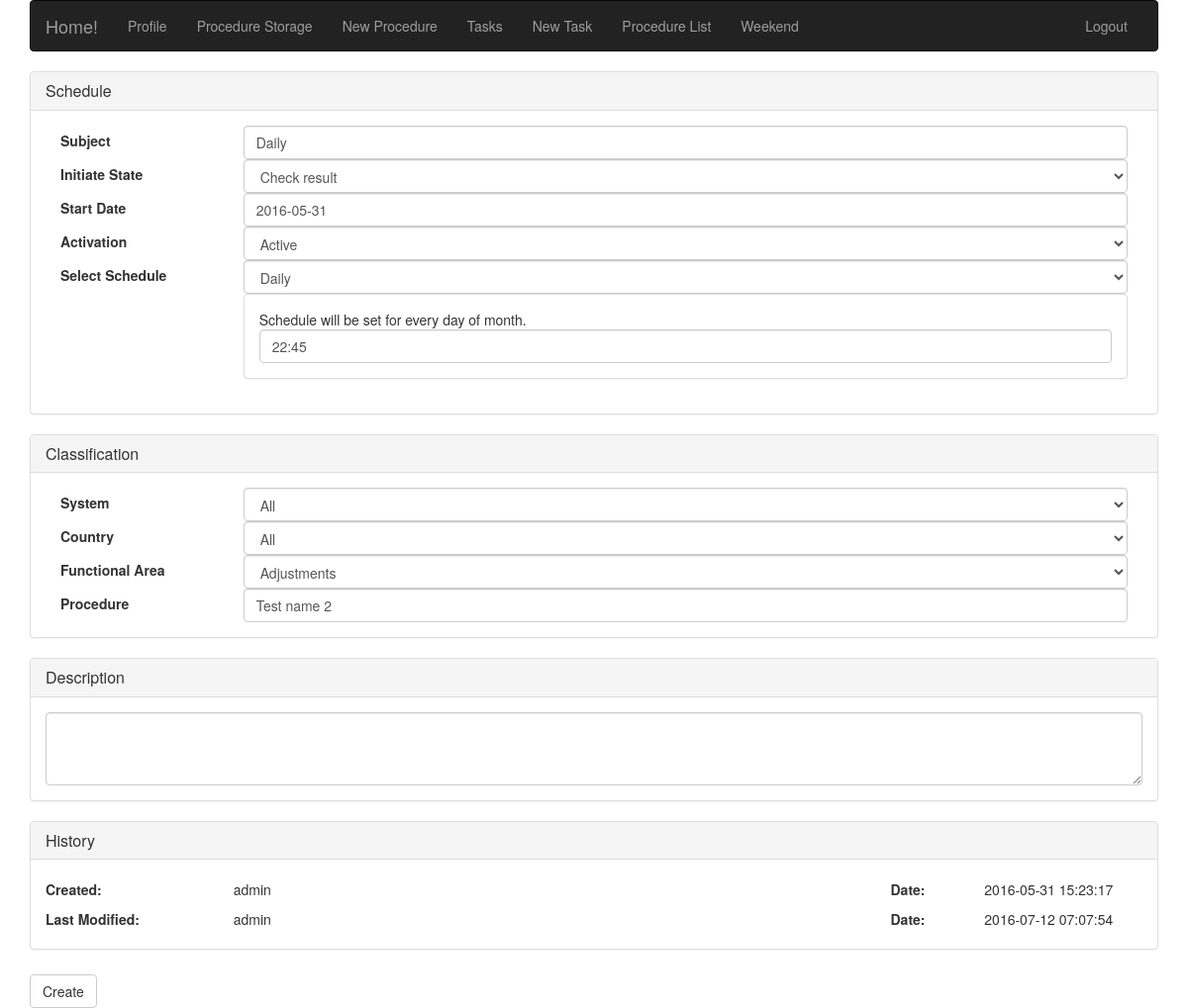
The page /edit_task.php?taskID=2 (signed in) on the database its author committed.
### tables this page shows
CREATE TABLE IF NOT EXISTS `taskdates` (
  `taskdateid` int(11) NOT NULL,
  `taskid` int(11) NOT NULL,
  `taskstartdate` date NOT NULL,
  `year` varchar(50) NOT NULL,
  `month` varchar(50) NOT NULL,
  `week` varchar(50) NOT NULL,
  `weekday` varchar(50) NOT NULL,
  `day` varchar(50) NOT NULL
);

CREATE TABLE IF NOT EXISTS `tasks` (
  `taskid` int(11) NOT NULL,
  `taskname` varchar(250) NOT NULL,
  `taskinitstate` int(11) NOT NULL,
  `tasksystem` int(11) NOT NULL,
  `taskcountry` int(11) NOT NULL,
  `taskfuncarea` int(11) NOT NULL,
  `taskprocedure` int(11) NOT NULL,
  `taskdescription` text NOT NULL,
  `taskschedtype` int(11) NOT NULL,
  `taskobsolite` int(11) NOT NULL DEFAULT '1',
  `taskcreatename` varchar(20) NOT NULL,
  `taskcreatedate` datetime NOT NULL,
  `taskmodname` varchar(20) NOT NULL,
  `taskmoddate` timestamp NOT NULL DEFAULT CURRENT_TIMESTAMP ON UPDATE CURRENT_TIMESTAMP
);

CREATE TABLE IF NOT EXISTS `tasktimes` (
  `tasktimeid` int(11) NOT NULL,
  `taskid` int(11) NOT NULL,
  `starttime` time NOT NULL
);

CREATE TABLE IF NOT EXISTS `procedures` (
  `ProcID` int(11) NOT NULL,
  `ProcTitle` varchar(250) NOT NULL,
  `ProcSystem` int(11) NOT NULL,
  `ProcCountry` int(11) NOT NULL,
  `ProcFuncArea` int(11) NOT NULL,
  `ProcDescript` text NOT NULL,
  `ProcDependecies` text NOT NULL,
  `ProcAccess` text NOT NULL,
  `ProcDescription` text NOT NULL,
  `ProcTroubleshooting` text NOT NULL,
  `ProcImpact` text NOT NULL,
  `procstate` int(11) NOT NULL DEFAULT '1',
  `procversion` int(11) NOT NULL DEFAULT '1',
  `proccreatedate` datetime NOT NULL,
  `proccreatename` varchar(300) NOT NULL,
  `procmoddate` datetime NOT NULL DEFAULT CURRENT_TIMESTAMP,
  `procmodname` varchar(300) NOT NULL
);

### adds/queries.php (called while the page is built, shortened)
<?php
	$link = mysqli_connect(DB_HOST, DB_USER, DB_PASS, DB_NAME)or die("Cannot Connect");
	function selectAll($tableName = "countries", $order = 2){
		$link = mysqli_connect(DB_HOST, DB_USER, DB_PASS, DB_NAME)or die("Cannot Connect");
		$sql="SELECT*FROM $tableName ORDER BY $order ASC";
		return(mysqli_fetch_all($link->query($sql)));
	}
    function selectInitState(){
        $link = mysqli_connect(DB_HOST, DB_USER, DB_PASS, DB_NAME)or die("Cannot Connect");
        $sql="SELECT * FROM taskstate WHERE taskstateid = 0 || taskstateid = 1";
        return(mysqli_fetch_all($link->query($sql)));
    }
    function selectEditTask($taskid){
        global $link;
        $sql = "SELECT
                    T.taskid,
                    T.taskname,
                    T.taskinitstate,
                    TD.taskstartdate,
                    T.taskschedtype,
                    T.tasksystem,
                    T.taskcountry,
                    T.taskfuncarea,
                    T.taskprocedure,
                    T.taskdescription,
                    T.taskobsolite,
                    T.taskcreatename,
                    T.taskcreatedate,
                    T.taskmodname,
                    T.taskmoddate
                FROM
                    tasks T, taskdates TD
                WHERE
                    T.taskid = TD.taskid
                    AND
                    T.taskid = '$taskid'";
        return(mysqli_fetch_all($link->query($sql)));
    }
    function selectEditTaskProcedure($procid){
        global $link;
        $sql = "SELECT ProcTitle FROM procedures WHERE ProcID = '$procid'";
        return(mysqli_fetch_all($link->query($sql)));
    }
    function selectEditTaskTimes($taskid){
        global $link;
        $sql = "SELECT tasktimeid, starttime FROM tasktimes where taskid = '$taskid'";
        return(mysqli_fetch_all($link->query($sql)));
    }
    function selectEditTaskActive($taskid){
        global $link;
        $sql = "SELECT taskobsolite FROM tasks WHERE taskid = '$taskid'";
        return(mysqli_fetch_all($link->query($sql)));
    }
?>

### edit_task.php (the view, shortened to what this page needs)
<?php
	$globalTaskID = $_GET['taskID'];
?>
<!DOCTYPE html>
<html lang="en">
<head>
	<link rel="stylesheet" type="text/css" href="/root/PS/css/bootstrap.css">
	<link rel="stylesheet" type="text/css" href="/root/PS/css/my_style.css">
	<link rel="stylesheet" type="text/css" href="/root/PS/css/bootstrap-datetimepicker.css" />
</head>
<body>
	<div class="container">
	<?php
		include_once('navigation.php');
		include_once('./adds/queries.php');
		$selectTask = selectEditTask($globalTaskID);
		foreach ($selectTask as $key => $taskItem) {
			$taskName = $taskItem[1];
			$taskInitState = $taskItem[2];
			$taskStartDate = $taskItem[3];
			$taskSchedType = $taskItem[4];
			$taskSystem = $taskItem[5];
			$taskCountry = $taskItem[6];
			$taskFuncArea = $taskItem[7];
			$taskProcedure = $taskItem[8];
			$taskDescription = $taskItem[9];
			$taskCreateName = $taskItem[11];
			$taskCreateDate = $taskItem[12];
			$taskModName = $taskItem[13];
			$taskModDate = $taskItem[14];
		}
	?>
		<form action="./adds/queries.php" enctype='multipart/form-data' method="post" role="form" autocomplete="off" id="scheduleInsertForm">
			<div class="panel panel-default">
				<div class="panel-heading">
					<h3 class="panel-title"> Schedule </h3>
				</div>
				<div class="panel-body">
						<div class="form-group">
							<label class="col-sm-2 control-label margin-top-5">Subject</label>
							<div class="col-sm-10">
								<input name="schedName" class="form-control" placeholder="Task Name" value="<?php echo $taskName; ?>">
							</div>
							<label class="col-sm-2 control-label margin-top-5">Initiate State</label>
							<div class="col-sm-10">
								<select class="form-control" name="initialState">'
									<?php
										$dropInitState = selectInitState();
										foreach ($dropInitState as $key => $dropInitStateItem) {
											if ($dropInitStateItem[0] == $taskInitState){
												echo '<option value='.$dropInitStateItem[0].' selected>'.$dropInitStateItem[1].'</option>';
											}else{
												echo '<option value='.$dropInitStateItem[0].' >'.$dropInitStateItem[1].'</option>';
											}
										}
									?>
								</select>
							</div>
							<label class="col-sm-2 control-label margin-top-5">Start Date</label>
							<div class="col-sm-10">
								<input type='text' class="form-control" id='datetimepicker1' name="schedStartDate" value="<?php echo $taskStartDate; ?>"/>
							</div>
							<label class="col-sm-2 control-label margin-top-5">Activation</label>
							<div class="col-sm-10">
								<select class="form-control" name="schedActive">
									<?php $obsolite = selectEditTaskActive($globalTaskID);
										foreach ($obsolite as $key => $obsoliteItem) {
											if($obsoliteItem[0] == 0) {
												echo '<option value="0" selected>Inactive</option><option value="1">Active</option>';
											}else{
												echo '<option value="0">Inactive</option><option value="1" selected>Active</option>';
											}
										}
									 ?>
								</select>
							</div>
							<label class="col-sm-2 control-label margin-top-5">Select Schedule</label>
							<div  class="col-sm-10">
								<select id="schedSelect" class="form-control" name="schedType">'
									<?php
										$dropSchedule = selectAll('taskschedule', 1);
										foreach ($dropSchedule as $key => $dropScheduleItem) {
											if ($dropScheduleItem[0] == $taskSchedType){
												echo '<option value='.$dropScheduleItem[0].' selected>'.$dropScheduleItem[1].'</option>';
											}else{
												echo '<option value='.$dropScheduleItem[0].' >'.$dropScheduleItem[1].'</option>';
											}
										}
									?>
								</select>
								<div id="schedOption2" class="schedulingOptions">
									<div class="panel panel-default">
										<div class="panel-body addTime">
											Schedule will be set for every day of month.
												<?php if($taskSchedType == 2){
													$tasktimes = selectEditTaskTimes($globalTaskID);
													foreach ($tasktimes as $key => $tasktimesitem) {
														echo '<input type="text" class="form-control timeInput" name="schedTimesetDaily" value="'.$tasktimesitem[1].'"/>';
													}
													} else {
														echo '<input type="text" class="form-control timeInput" name="schedTimesetDaily"/>';
														} ?>
										</div>
									</div>
								</div>
							</div>
						</div>
				</div>
			</div>
			<div class="panel panel-default">
				<div class="panel-heading">
					<h3 class="panel-title"> Classification </h3>
				</div>
				<div class="panel-body">
					<label class="col-sm-2 control-label margin-top-5">System</label>
					<div class="col-sm-10">
						<select class="form-control" name="schedSystem">'
							<?php
								$dropSystem = selectAll('classsystem', 2);
								foreach ($dropSystem as $key => $dropSystemItem) {
									if ($dropSystemItem[0] == $taskSystem){
										echo '<option value='.$dropSystemItem[0].' selected>'.$dropSystemItem[1].'</option>';
									}else{
										echo '<option value='.$dropSystemItem[0].' >'.$dropSystemItem[1].'</option>';
									}
								}
							?>
						</select>
					</div>
					<label class="col-sm-2 control-label margin-top-5">Country</label>
					<div class="col-sm-10">
						<select class="form-control" name="schedCountry">'
							<?php
								$dropCountry = selectAll('classcountry', 2);
								foreach ($dropCountry as $key => $dropCountryItem) {
									if ($dropCountryItem[0] == $taskCountry){
										echo '<option value='.$dropCountryItem[0].' selected>'.$dropCountryItem[1].'</option>';
									}else{
										echo '<option value='.$dropCountryItem[0].' >'.$dropCountryItem[1].'</option>';
									}
								}
							?>
						</select>
					</div>
					<label class="col-sm-2 control-label margin-top-5">Functional Area</label>
					<div class="col-sm-10">
						<select class="form-control" name="schedFuncArea">'
							<?php
								$dropFuncArea = selectAll('classfuncarea', 2);
								foreach ($dropFuncArea as $key => $dropFuncAreaItem) {
									if ($dropFuncAreaItem[0] == $taskFuncArea){
										echo '<option value='.$dropFuncAreaItem[0].' selected>'.$dropFuncAreaItem[1].'</option>';
									}else{
										echo '<option value='.$dropFuncAreaItem[0].' >'.$dropFuncAreaItem[1].'</option>';
									}
								}
							?>
						</select>
					</div>
					<label class="col-sm-2 control-label margin-top-5">Procedure</label>
					<div class="col-sm-10">
						<input id="schedProcName" type="text" class="form-control" placeholder="Task Name" name="schedProcedure" data-precedureid="<?php echo $taskProcedure ?>" data-toggle="modal" data-target="#schedProcedureModal" value="<?php echo selectEditTaskProcedure($taskProcedure)[0][0]; ?>">
					</div>
				</div>
			</div>
			<div class="panel panel-default">
				<div class="panel-heading">
					<h3 class="panel-title"> Description </h3>
				</div>
				<div class="panel-body">
					<textarea class="form-control" name="schedDescription" rows="3" value="<?php echo $taskDescription; ?>"></textarea>
				</div>
			</div>
			<div class="panel panel-default">
				<div class="panel-heading">
					<h3 class="panel-title"> History </h3>
				</div>
				<div class="panel-body">
					<div class="row">
						<label class="col-sm-2 control-label">Created: </label>
						<div class="col-sm-7" name="schedCreator"><?php echo $taskCreateName; ?></div>
						<label class="col-sm-1 control-label">Date: </label>
						<div class="col-sm-2" name="schedCreateTime"><?php echo $taskCreateDate; ?></div>
					</div>
					<div class="row">
						<label class="col-sm-2 control-label">Last Modified: </label>
						<div class="col-sm-7"><?php echo $taskModName; ?></div>
						<label class="col-sm-1 control-label">Date: </label>
						<div class="col-sm-2"><?php echo $taskModDate; ?></div>
					</div>
				</div>
			</div>
		</form>
			<input  class="btn btn-default" type="submit" form="scheduleInsertForm" name="editSched" value="Create" style="margin-top: 5px">
	</div>
</body>
</html>

### css/my_style.css (style rules this page uses)
html { overflow-y: scroll !important; }
.row { margin-top: 5px; }
.margin-top-5 { margin-top: 5px; }

### rows shown on the page
taskdates: schedName "Daily", schedStartDate "2016-05-31", schedProcedure "Test name 2", taskid.taskcreatename "admin", taskid.taskcreatedate "2016-05-31 15:23:17", taskid.taskmodname "admin", taskid.taskmoddate "2016-07-12 07:07:54"
tasktimes: schedTimesetDaily "22:45"

### other values the page prints
form field initialState "Check result"
form field schedType "Daily"
form field schedSystem "All"
form field schedCountry "All"
form field schedFuncArea "Adjustments"
